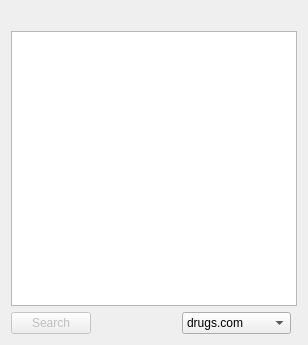
<?xml version="1.0" encoding="UTF-8"?>
<ui version="4.0">
 <class>genericOnlineSearch</class>
 <widget class="QWidget" name="genericOnlineSearch">
  <property name="windowModality">
   <enum>Qt::ApplicationModal</enum>
  </property>
  <property name="geometry">
   <rect>
    <x>0</x>
    <y>0</y>
    <width>308</width>
    <height>345</height>
   </rect>
  </property>
  <property name="sizePolicy">
   <sizepolicy hsizetype="Preferred" vsizetype="Preferred">
    <horstretch>0</horstretch>
    <verstretch>0</verstretch>
   </sizepolicy>
  </property>
  <property name="mouseTracking">
   <bool>false</bool>
  </property>
  <property name="focusPolicy">
   <enum>Qt::NoFocus</enum>
  </property>
  <property name="windowTitle">
   <string>Online drug information</string>
  </property>
  <layout class="QGridLayout" name="gridLayout">
   <item row="3" column="2">
    <widget class="QComboBox" name="comboBox">
     <item>
      <property name="text">
       <string>drugs.com</string>
      </property>
     </item>
     <item>
      <property name="text">
       <string>rxlist.com</string>
      </property>
     </item>
     <item>
      <property name="text">
       <string>fda.gov</string>
      </property>
     </item>
     <item>
      <property name="text">
       <string>usnlm.gov</string>
      </property>
     </item>
     <item>
      <property name="text">
       <string>wikipedia.com</string>
      </property>
     </item>
     <item>
      <property name="text">
       <string>google.com</string>
      </property>
     </item>
    </widget>
   </item>
   <item row="3" column="1">
    <spacer name="horizontalSpacer">
     <property name="orientation">
      <enum>Qt::Horizontal</enum>
     </property>
     <property name="sizeHint" stdset="0">
      <size>
       <width>40</width>
       <height>20</height>
      </size>
     </property>
    </spacer>
   </item>
   <item row="3" column="0">
    <widget class="QPushButton" name="buttonSearch">
     <property name="enabled">
      <bool>false</bool>
     </property>
     <property name="text">
      <string>Search</string>
     </property>
    </widget>
   </item>
   <item row="2" column="0" colspan="4">
    <widget class="QListView" name="listView">
     <property name="editTriggers">
      <set>QAbstractItemView::NoEditTriggers</set>
     </property>
     <property name="alternatingRowColors">
      <bool>true</bool>
     </property>
    </widget>
   </item>
   <item row="1" column="0" colspan="4">
    <widget class="clickableLabel" name="label">
     <property name="text">
      <string/>
     </property>
     <property name="wordWrap">
      <bool>true</bool>
     </property>
     <property name="openExternalLinks">
      <bool>true</bool>
     </property>
    </widget>
   </item>
  </layout>
 </widget>
 <customwidgets>
  <customwidget>
   <class>clickableLabel</class>
   <extends>QLabel</extends>
   <header>clickablelabel.h</header>
  </customwidget>
 </customwidgets>
 <resources/>
 <connections/>
</ui>
